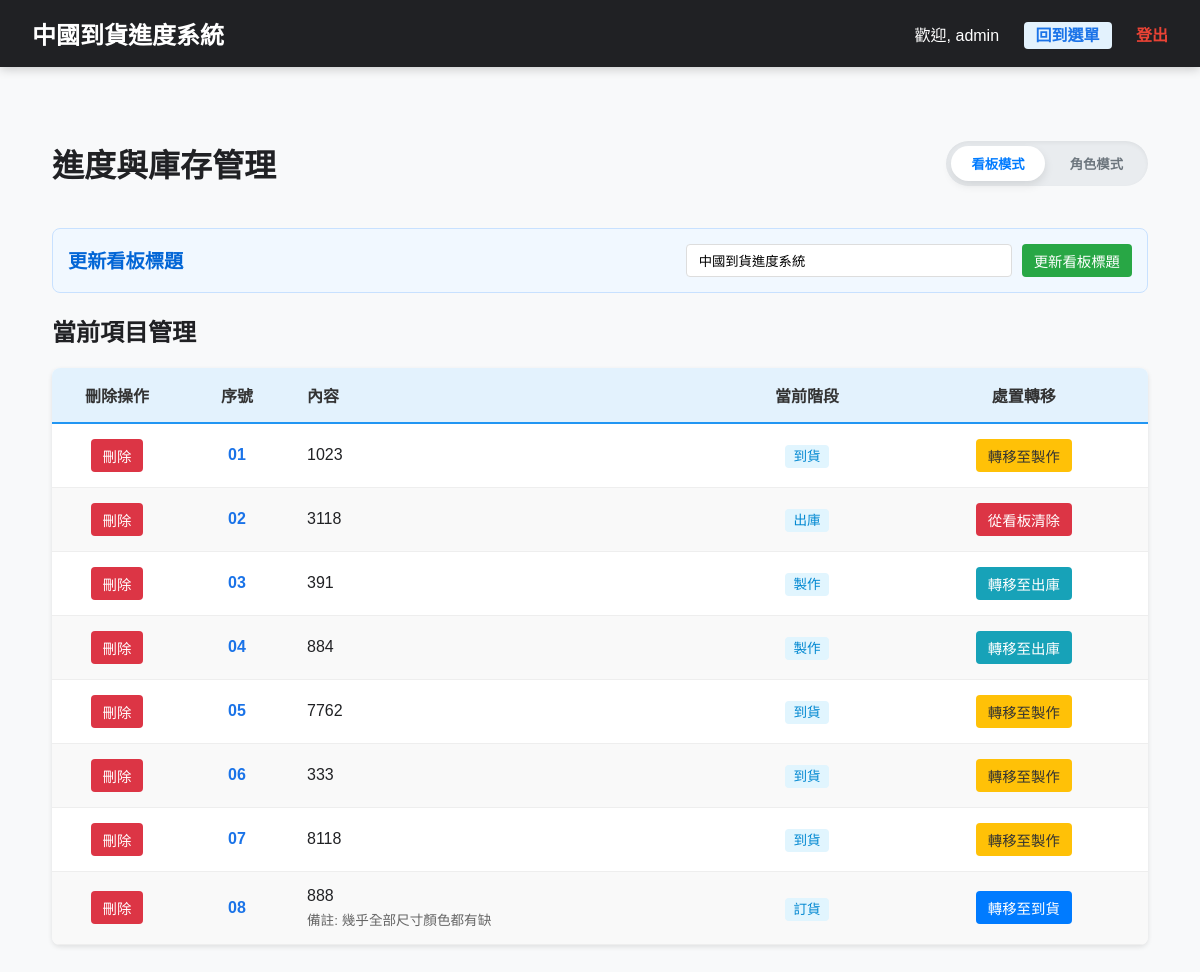
The app's page /manage (signed in), older data.
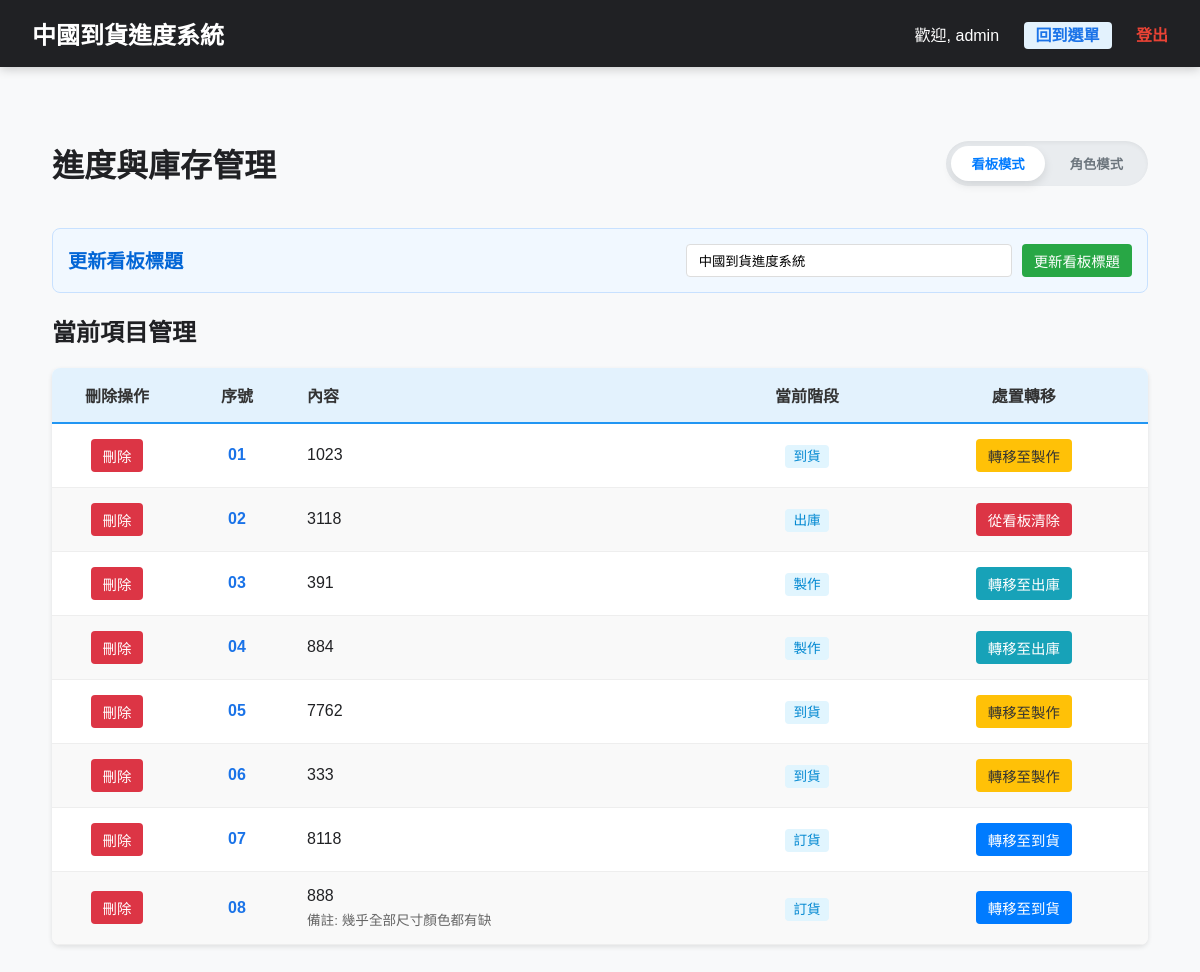
The same page, newer data.
### models.py (models this page shows)
class SignboardItem(db.Model):
    id = db.Column(db.Integer, primary_key=True)
    content = db.Column(db.Text, nullable=False)
    remark = db.Column(db.Text) # 備註 (選填)
    current_stage = db.Column(db.String(50), default='ORDER')
    stage_dates = db.Column(db.JSON, default={})
    updated_at = db.Column(db.DateTime, default=datetime.now, onupdate=datetime.now)

### main.py (the view)
@app.route('/manage')
def manage_page():
    if 'user_id' not in session:
        return redirect(url_for('index'))
    mode = request.args.get('mode', 'normal') # normal 或 undo
    user = User.query.get(session['user_id'])
    items = SignboardItem.query.order_by(SignboardItem.id.asc()).all()
    return render_template('manage.html', items=items, perms=user.permissions, mode=mode)

### main.py (called while the page is built, shortened)
def get_config(key, default=None):
    config = SystemConfig.query.filter_by(key=key).first()
    return config.value if config else default

def get_inf_config(section, key, default=None):
    inf_path = os.path.join(os.path.dirname(__file__), 'config.inf')
    if not os.path.exists(inf_path):
        return default

def get_workflow_stages():
    stages_str = get_inf_config('Workflow', 'stages', 'ORDER:訂貨,ARRIVAL:到貨,PRODUCTION:製作,DELIVERY:出庫')
    stages = []
    for item in stages_str.split(','):
        if ':' in item:
            key, name = item.strip().split(':')
            stages.append({'key': key.strip(), 'name': name.strip()})
    return stages

@app.context_processor
def inject_config():
    return {
        'site_title': get_config('site_title', '中國到貨看板系統'),
        'workflow_stages': get_workflow_stages(),
        'undo_mode': get_inf_config('System', 'undo_mode', '1')
    }

### templates/manage.html (shortened to what the changed rows need)
{% extends "layout.html" %}
{% block content %}
<div style="display: flex; justify-content: space-between; align-items: center; margin-bottom: 1rem; max-width: 1200px; margin: 20px auto; padding: 0 20px;">
    <h1>{% if mode == 'undo' %}撤銷與修正管理{% else %}進度與庫存管理{% endif %}</h1>
</div>
<div class="manage-wrapper">
    <h2>當前項目管理</h2>
    <table class="data-table">
        <thead>
            <tr>
                <th style="width: 100px;">刪除操作</th>
                <th style="width: 80px;">序號</th>
                <th style="text-align: left;">內容</th>
                <th>當前階段</th>
                <th>{% if mode == 'undo' %}撤回操作{% else %}處置轉移{% endif %}</th>
            </tr>
        </thead>
        <tbody>
            {% for item in items %}
            {% set can_move = perms.stage_perms.get(item.current_stage) or (item.current_stage == workflow_stages[-1].key and perms.can_clear_delivery) or perms.can_delete %}
            <tr class="row-item" data-has-perm="{{ 'true' if can_move else 'false' }}" style="border-bottom: 1px solid #eee;">
                <td style="text-align: center;">
                    <form action="/manage/delete/{{ item.id }}" method="POST" onsubmit="return confirm('確定要刪除此項目嗎？');">
                        <button type="submit" class="btn btn-delete">刪除</button>
                    </form>
                </td>
                <td style="font-weight: bold; color: #1a73e8; text-align: center;">{{ "%02d"|format(loop.index) }}</td>
                <td>
                    <div style="font-weight: 500;">{{ item.content }}</div>
                </td>
                <td style="text-align: center;">
                    <span style="background: #e1f5fe; color: #0288d1; padding: 4px 8px; border-radius: 4px; font-size: 0.85rem;">
                        {% for s in workflow_stages %}
                            {% if s.key == item.current_stage %}{{ s.name }}{% endif %}
                        {% endfor %}
                    </span>
                </td>
                <td style="text-align: center;">
                    {% if mode == 'undo' %}
                        {% set ns_undo = namespace(prev_stage=none, can_undo=false) %}
                        {% for s in workflow_stages %}
                            {% if s.key == item.current_stage %}
                                {% if not loop.first %}
                                    {% set ns_undo.prev_stage = workflow_stages[loop.index0 - 1] %}
                                    {% if session.is_admin or (undo_mode == '2' and perms.stage_perms.get(ns_undo.prev_stage.key)) %}
                                        {% set ns_undo.can_undo = true %}
                                    {% endif %}
                                {% endif %}
                            {% endif %}
                        {% endfor %}
                        {% if ns_undo.prev_stage %}
                            {% if ns_undo.can_undo %}
                                <button onclick="undoItem('{{ item.id }}', '{{ ns_undo.prev_stage.name }}')"
                                        class="btn btn-save" style="background: #ffa000;">
                                    撤回至{{ ns_undo.prev_stage.name }}
                                </button>
                            {% else %}
                                <button class="btn" disabled style="background: #e0e0e0; color: #aaa; cursor: not-allowed; border: 1px solid #ccc;">
                                    撤回至{{ ns_undo.prev_stage.name }}
                                </button>
                            {% endif %}
                        {% else %}
                            <span style="color: #bbb; font-size: 0.8rem;">已在最底層</span>
                        {% endif %}
                    {% else %}
                        {% set ns = namespace(next_stage=none, stage_index=0) %}
                        {% set colors = ['#007bff', '#ffc107', '#17a2b8', '#6610f2', '#fd7e14', '#28a745', '#e83e8c', '#6f42c1', '#198754', '#795548'] %}
                        {% for s in workflow_stages %}
                            {% if s.key == item.current_stage %}
                                {% set ns.stage_index = loop.index0 %}
                                {% if not loop.last %}
                                    {% set ns.next_stage = workflow_stages[loop.index] %}
                                {% endif %}
                            {% endif %}
                        {% endfor %}
                        {% if ns.next_stage %}
                            {% set btn_color = colors[ns.stage_index % colors|length] %}
                            {% set has_perm = perms.stage_perms.get(item.current_stage) if perms.stage_perms else false %}
                            {% if has_perm %}
                                {% set text_color = '#333' if btn_color == '#ffc107' else 'white' %}
                                <button onclick="transferItem('{{ item.id }}', '{{ ns.next_stage.key }}')"
                                        class="btn btn-action"
                                        style="background: {{ btn_color }}; color: {{ text_color }};">
                                    轉移至{{ ns.next_stage.name }}
                                </button>
                            {% else %}
                                <button class="btn btn-action" disabled
                                        style="background: #e0e0e0; color: #aaa; cursor: not-allowed; border: 1px solid #ccc; opacity: 0.8;">
                                    轉移至{{ ns.next_stage.name }}
                                </button>
                            {% endif %}
                        {% endif %}
                    {% endif %}
                </td>
            </tr>
            {% endfor %}
        </tbody>
    </table>
</div>
{% endblock %}

Row changes from the older to the newer data that the page shows:
changed SignboardItem (number 7 of 8 on the later page): current_stage "ARRIVAL" → "ORDER" (drawn); next_stage.name "製作" → "到貨"
Text that changed along with them:
new list line: "訂貨"
list line gone: "到貨"
